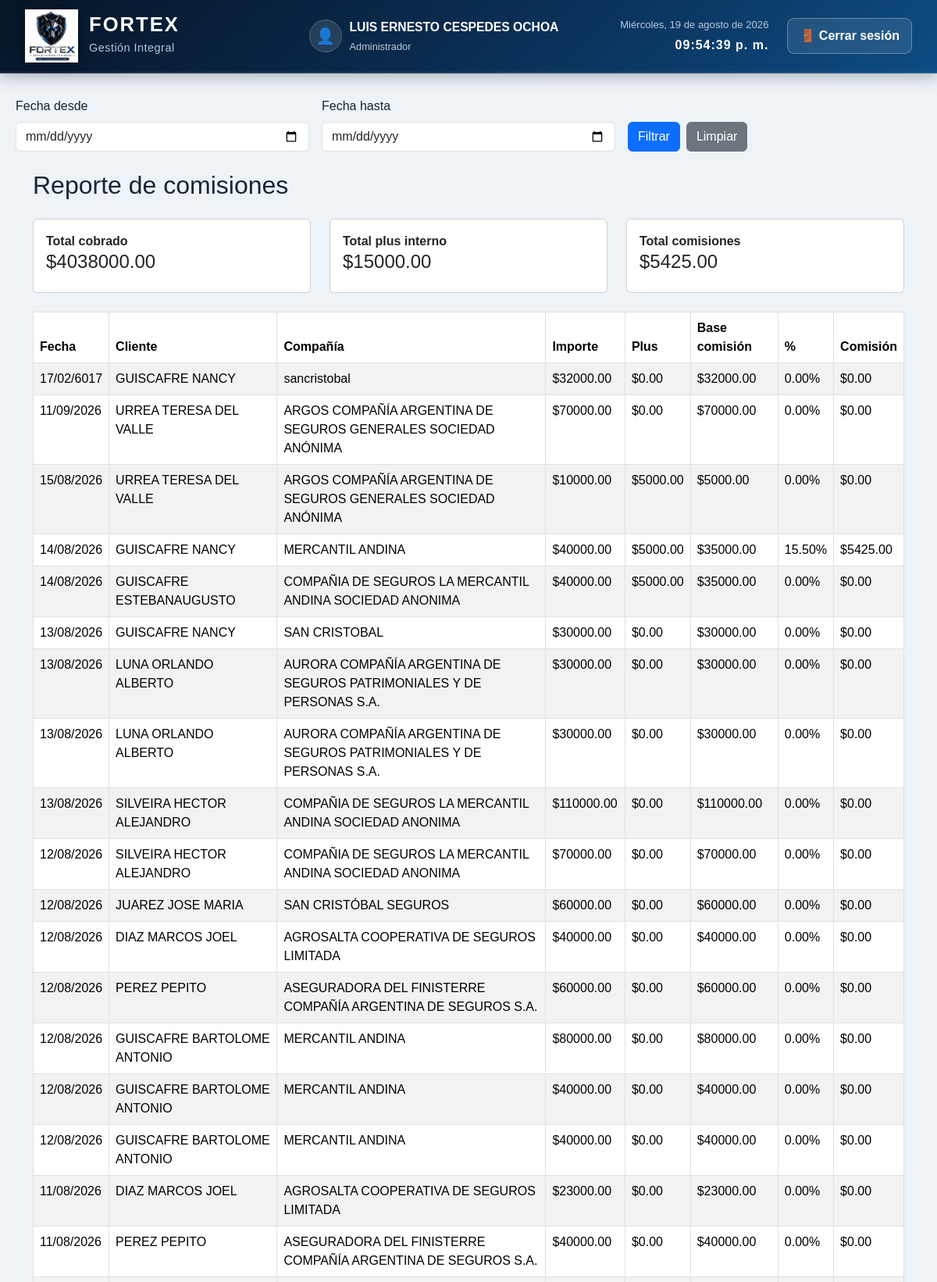
Page /reportes/comisiones/ (signed in, upper part) on the committed database.
### cobros/models.py (models this page shows, shortened)
class Cobro(models.Model):
    FORMAS_PAGO = [
        ("Efectivo", "Efectivo"),
        ("Transferencia", "Transferencia"),
        ("Débito", "Débito"),
        ("Tarjeta", "Tarjeta"),
    ]
    ESTADOS = [
        ("Pendiente", "Pendiente"),
        ("Pagado", "Pagado"),
    ]
    cliente = models.ForeignKey(
        Cliente,
        on_delete=models.CASCADE
    )
    poliza = models.ForeignKey(
        Poliza,
        on_delete=models.CASCADE
    )
    fecha_pago = models.DateField("Fecha de pago")
    importe = models.DecimalField(
        max_digits=12,
        decimal_places=2
    )
    plus = models.DecimalField(
    max_digits=12,
    decimal_places=2,
    default=0
    )
    comision = models.DecimalField(
    max_digits=12,
    decimal_places=2,
    default=0
    )
    registrado_por = models.ForeignKey(
    settings.AUTH_USER_MODEL,
    on_delete=models.PROTECT,
    null=True,
    blank=True,
    related_name="cobros_registrados",
    )
    turno = models.ForeignKey(
      "principal.TurnoCaja",
       on_delete=models.PROTECT,
       null=True,
       blank=True,
       related_name="cobros",
    )
    fecha_registro = models.DateTimeField(
    auto_now_add=True,
    null=True,
    blank=True,
    )
    cuota = models.PositiveIntegerField(default=1)
    cantidad_cuotas = models.PositiveIntegerField(default=1)
    forma_pago = models.CharField(
        max_length=30,
        choices=FORMAS_PAGO,
        default="Efectivo"
    )
    estado = models.CharField(
        max_length=20,
        choices=ESTADOS,
        default="Pagado"
    )
    observaciones = models.TextField(
        blank=True
    )
    anulado = models.BooleanField(default=False)
    fecha_anulacion = models.DateTimeField(
      null=True,
      blank=True
    )
    motivo_anulacion = models.TextField(
      blank=True
    )
    anulado_por = models.ForeignKey(
      settings.AUTH_USER_MODEL,
      on_delete=models.PROTECT,
      null=True,
      blank=True,
      related_name="cobros_anulados"
    )

### clientes/models.py (models this page shows, shortened)
class Cliente(models.Model):
    nombre = models.CharField("Nombre", max_length=100)
    apellido = models.CharField("Apellido", max_length=100)
    dni = models.CharField("DNI", max_length=20, unique=True)
    fecha_nacimiento = models.DateField(
        "Fecha de nacimiento",
        null=True,
        blank=True
    )
    whatsapp = models.CharField("WhatsApp", max_length=20, blank=True, default="")
    calle = models.CharField("Calle", max_length=150, blank=True)
    numero = models.CharField("Número", max_length=20, blank=True)
    piso = models.CharField("Piso", max_length=20, blank=True)
    departamento = models.CharField("Departamento", max_length=20, blank=True)
    barrio = models.CharField("Barrio", max_length=100, blank=True)
    codigo_postal = models.CharField("Código postal", max_length=20, blank=True)
    email = models.EmailField("Email", blank=True)
    telefono_alternativo = models.CharField(
    "Teléfono alternativo",
    max_length=30,
    blank=True
    )
    estado = models.CharField(
    "Estado",
    max_length=20,
    choices=[
        ("Activo", "Activo"),
        ("Inactivo", "Inactivo"),
        ("Prospecto", "Prospecto"),
    ],
    default="Activo"
    )
    localidad = models.CharField(
        "Localidad",
        max_length=100,
        blank=True
    )
    provincia = models.CharField(
        "Provincia",
        max_length=100,
        blank=True
    )
    observaciones = models.TextField(
        "Observaciones",
        blank=True
    )

### polizas/models.py (models this page shows, shortened)
class Poliza(models.Model):
    ESTADOS = [
    ("Al día", "Al día"),
    ("Pendiente", "Pendiente"),
    ("Morosa", "Morosa"),
    ("Vencida", "Vencida"),
    ("Anulada", "Anulada"),
    ]
    estado = models.CharField(
    max_length=20,
    choices=ESTADOS,
    default="Al día"
    )
    motivo_anulacion = models.TextField(
    blank=True,
    default="",
    )
    fecha_anulacion = models.DateTimeField(
     null=True,
     blank=True,
    )
    anulada_por = models.ForeignKey(
    settings.AUTH_USER_MODEL,
    on_delete=models.SET_NULL,
    null=True,
    blank=True,
    related_name="polizas_anuladas",
    )
    TIPOS_SEGURO = [
        ("Automotor", "Automotor"),
        ("Moto", "Moto"),
        ("Caución", "Caución"),
        ("Accidentes Personales", "Accidentes Personales"),
        ("Agro", "Agro"),
        ("Hogar", "Hogar"),
        ("Comercio", "Comercio"),
        ("Otro", "Otro"),
    ]
    PERIODICIDADES = [
        ("Mensual", "Mensual"),
        ("Bimestral", "Bimestral"),
        ("Trimestral", "Trimestral"),
        ("Cuatrimestral", "Cuatrimestral"),
        ("Semestral", "Semestral"),
        ("Anual", "Anual"),
    ]
    cliente = models.ForeignKey(
        Cliente,
        on_delete=models.CASCADE
    )
    tipo_seguro = models.CharField(
        max_length=50,
        choices=TIPOS_SEGURO,
        default="Automotor"
    )
    vehiculo = models.ForeignKey(
        Vehiculo,
        on_delete=models.SET_NULL,
        null=True,
        blank=True
    )
    compania = models.CharField(
        "Compañía",
        max_length=100
    )
    numero_poliza = models.CharField(
        "Número de póliza",
        max_length=50,
        blank=True
    )
    fecha_alta = models.DateField(
        "Fecha de alta"
    )
    fecha_fin_vigencia = models.DateField(
    "Fin de vigencia",
    null=True,
    blank=True
    )
    periodicidad = models.CharField(
        max_length=20,
        choices=PERIODICIDADES,
        default="Mensual"
    )
    cantidad_cuotas = models.PositiveIntegerField(
        "Cantidad de cuotas",
        default=1
    )
    fecha_vencimiento = models.DateField(
        "Fecha de vencimiento",
        null=True,
        blank=True
    )
    numero_cuota = models.PositiveIntegerField(
        "Número de cuota",
        default=0
    )
    estado = models.CharField(
        max_length=20,
        choices=ESTADOS,
        default="Pendiente"
    )
    observaciones = models.TextField(
        blank=True
    )
    porcentaje_comision = models.DecimalField(
    "Porcentaje de comisión",
    max_digits=5,
    decimal_places=2,
    default=0,
    blank=True
    )

### principal/views.py (the view)
# urls.py: path("reportes/comisiones/",views.reporte_comisiones,name="reporte_comisiones",),
@login_required
def reporte_comisiones(request):
    fecha_desde = request.GET.get("fecha_desde", "")
    fecha_hasta = request.GET.get("fecha_hasta", "")
    queryset = Cobro.objects.select_related("cliente", "poliza")
    if fecha_desde:
       queryset = queryset.filter(fecha_pago__gte=fecha_desde)
    if fecha_hasta:
       queryset = queryset.filter(fecha_pago__lte=fecha_hasta)
    cobros = list(
    queryset.order_by("-fecha_pago", "-id")
    )
    for cobro in cobros:
       cobro.base_comision = cobro.importe - cobro.plus
    total_importe = sum(c.importe for c in cobros)
    total_plus = sum(c.plus for c in cobros)
    total_comision = sum(c.comision for c in cobros)
    return render(
        request,
        "principal/reporte_comisiones.html",
        {
            "cobros": cobros,
            "total_importe": total_importe,
            "total_plus": total_plus,
            "total_comision": total_comision,
            "fecha_desde": fecha_desde,
            "fecha_hasta": fecha_hasta,
        },
    )

### principal/templates/principal/reporte_comisiones.html
{% extends "principal/base.html" %}
{% block content %}
<form method="get" class="row g-3 mb-4">
    <div class="col-md-4">
        <label class="form-label">Fecha desde</label>
        <input
            type="date"
            name="fecha_desde"
            class="form-control"
            value="{{ fecha_desde }}"
        >
    </div>
    <div class="col-md-4">
        <label class="form-label">Fecha hasta</label>
        <input
            type="date"
            name="fecha_hasta"
            class="form-control"
            value="{{ fecha_hasta }}"
        >
    </div>
    <div class="col-md-4 d-flex align-items-end">
        <button type="submit" class="btn btn-primary me-2">
            Filtrar
        </button>
        <a href="{% url 'reporte_comisiones' %}" class="btn btn-secondary">
            Limpiar
        </a>
    </div>
</form>
<div class="container mt-4">
    <h2 class="mb-4">Reporte de comisiones</h2>
    <div class="row mb-4">
        <div class="col-md-4">
            <div class="card p-3">
                <strong>Total cobrado</strong>
                <h4>${{ total_importe|floatformat:2 }}</h4>
            </div>
        </div>
        <div class="col-md-4">
            <div class="card p-3">
                <strong>Total plus interno</strong>
                <h4>${{ total_plus|floatformat:2 }}</h4>
            </div>
        </div>
        <div class="col-md-4">
            <div class="card p-3">
                <strong>Total comisiones</strong>
                <h4>${{ total_comision|floatformat:2 }}</h4>
            </div>
        </div>
    </div>
    <div class="table-responsive">
        <table class="table table-striped table-bordered">
            <thead>
                <tr>
                    <th>Fecha</th>
                    <th>Cliente</th>
                    <th>Compañía</th>
                    <th>Importe</th>
                    <th>Plus</th>
                    <th>Base comisión</th>
                    <th>%</th>
                    <th>Comisión</th>
                </tr>
            </thead>
            <tbody>
                {% for cobro in cobros %}
                <tr>
                    <td>{{ cobro.fecha_pago|date:"d/m/Y" }}</td>
                    <td>
                        {{ cobro.cliente.apellido }}
                        {{ cobro.cliente.nombre }}
                    </td>
                    <td>{{ cobro.poliza.compania }}</td>
                    <td>${{ cobro.importe|floatformat:2 }}</td>
                    <td>${{ cobro.plus|floatformat:2 }}</td>
                    <td>
                        ${{cobro.base_comision|floatformat:2}}</td>
                    <td>
                        {{ cobro.poliza.porcentaje_comision|floatformat:2 }}%
                    </td>
                    <td>${{ cobro.comision|floatformat:2 }}</td>
                </tr>
                {% empty %}
                <tr>
                    <td colspan="8" class="text-center">
                        No hay cobros registrados.
                    </td>
                </tr>
                {% endfor %}
            </tbody>
        </table>
    </div>
</div>
{% endblock %}

### principal/templates/principal/base.html (shortened to what this page needs)
{% load static %}
<!DOCTYPE html>
<html lang="es">
<head>
    <link href="https://cdn.jsdelivr.net/npm/bootstrap@5.3.3/dist/css/bootstrap.min.css"
      rel="stylesheet">
    <link rel="stylesheet"
          href="{% static 'principal/css/base.css' %}">
</head>
<body>
    <header class="barra-superior">
        <a href="{% url 'inicio' %}" class="marca-fortex">
            <img
                src="{% static 'principal/img/fortex_logo.png' %}"
                alt="Logo de FORTEX"
                class="logo-fortex"
            >
            <div class="nombre-marca">
                <strong>FORTEX</strong>
                <span>Gestión Integral</span>
            </div>
        </a>
        <div class="datos-usuario">
            <div class="usuario-conectado">
                <span class="icono-usuario">👤</span>
                <div>
                    <strong>
                        {% if user.get_full_name %}
                            {{ user.get_full_name }}
                        {% else %}
                            {{ user.username|capfirst }}
                        {% endif %}
                    </strong>
                    <span>
                        {% if user.is_superuser %}
                            Administrador
                        {% elif user.is_staff %}
                            Supervisor
                        {% else %}
                            Colaborador
                        {% endif %}
                    </span>
                </div>
            </div>
            <div class="fecha-hora">
                <span id="fecha-actual"></span>
                <span id="hora-actual"></span>
            </div>
            <form method="post"
                  action="{% url 'logout' %}"
                  class="formulario-salir">
                <button type="submit" class="boton-salir">
                    🚪 Cerrar sesión
                </button>
            </form>
        </div>
    </header>
    <main class="contenido-principal">
    {% block content %}
    {% endblock %}
</main>
</body>
</html>

### principal/static/principal/css/base.css (style rules this page uses)
* { margin: 0; padding: 0; box-sizing: border-box; }
:root { --azul-oscuro: #071a2f; --azul-medio: #0d3f73; --azul-claro: #1d78c1; --plateado: #dce6f0; --blanco: #ffffff; --texto-suave: #b7c9dc; --fondo: #eef3f8; }
body { min-height: 100vh; font-family: Arial, Helvetica, sans-serif; background: var(--fondo); color: #172536; }
.barra-superior { min-height: 94px; padding: 12px 32px; display: flex; align-items: center; justify-content: space-between; gap: 24px; background: linear-gradient( 135deg, #061526 0%, #0a2b4f 48%, #0d4c83 100% ); border-bottom: 2px solid rgba(255, 255, 255, 0.12); box-shadow: 0 5px 18px rgba(0, 20, 45, 0.28); }
.marca-fortex { display: flex; align-items: center; gap: 14px; color: var(--blanco); text-decoration: none; }
.logo-fortex { width: 68px; height: 68px; object-fit: contain; filter: drop-shadow(0 3px 8px rgba(0, 0, 0, 0.35)); }
.nombre-marca { display: flex; flex-direction: column; }
.nombre-marca strong { font-size: 1.6rem; letter-spacing: 2px; line-height: 1; }
.nombre-marca span { margin-top: 6px; font-size: 0.9rem; color: var(--texto-suave); letter-spacing: 0.5px; }
.datos-usuario { display: flex; align-items: center; justify-content: flex-end; gap: 24px; color: var(--blanco); }
.usuario-conectado { display: flex; align-items: center; gap: 10px; }
.icono-usuario { width: 42px; height: 42px; display: grid; place-items: center; border-radius: 50%; font-size: 1.25rem; background: rgba(255, 255, 255, 0.12); border: 1px solid rgba(255, 255, 255, 0.18); }
.usuario-conectado div { display: flex; flex-direction: column; }
.usuario-conectado strong { font-size: 0.98rem; }
.usuario-conectado div span { margin-top: 3px; font-size: 0.8rem; color: var(--texto-suave); }
.fecha-hora { min-width: 245px; display: flex; flex-direction: column; text-align: right; font-size: 0.82rem; color: var(--texto-suave); }
#hora-actual { margin-top: 4px; color: var(--blanco); font-size: 1rem; font-weight: bold; letter-spacing: 1px; }
.formulario-salir { margin: 0; }
.boton-salir { padding: 10px 15px; border: 1px solid rgba(255, 255, 255, 0.3); border-radius: 9px; color: var(--blanco); background: rgba(255, 255, 255, 0.1); font-weight: bold; cursor: pointer; transition: 0.2s ease; }
.contenido-principal { width: min(1400px, calc(100% - 40px)); margin: 30px auto; }

### rows in the picture
Cobro: fecha_pago "17/02/6017", cliente.apellido "GUISCAFRE", cliente.nombre "NANCY", poliza.compania "sancristobal", importe "32000.00", plus "0.00", base_comision "32000.00", poliza.porcentaje_comision "0.00", comision "0.00"
Cobro: fecha_pago "11/09/2026", cliente.apellido "URREA", cliente.nombre "TERESA DEL VALLE", poliza.compania "ARGOS COMPAÑÍA ARGENTINA DE SEGUROS GENERALES SOCIEDAD ANÓNIMA", importe "70000.00", plus "0.00", base_comision "70000.00", poliza.porcentaje_comision "0.00", comision "0.00"
Cobro: fecha_pago "15/08/2026", cliente.apellido "URREA", cliente.nombre "TERESA DEL VALLE", poliza.compania "ARGOS COMPAÑÍA ARGENTINA DE SEGUROS GENERALES SOCIEDAD ANÓNIMA", importe "10000.00", plus "5000.00", base_comision "5000.00", poliza.porcentaje_comision "0.00", comision "0.00"
Cobro: fecha_pago "14/08/2026", cliente.apellido "GUISCAFRE", cliente.nombre "NANCY", poliza.compania "MERCANTIL ANDINA", importe "40000.00", plus "5000.00", base_comision "35000.00", poliza.porcentaje_comision "15.50", comision "5425.00"
Cobro: fecha_pago "14/08/2026", cliente.apellido "GUISCAFRE", cliente.nombre "ESTEBANAUGUSTO", poliza.compania "COMPAÑIA DE SEGUROS LA MERCANTIL ANDINA SOCIEDAD ANONIMA", importe "40000.00", plus "5000.00", base_comision "35000.00", poliza.porcentaje_comision "0.00", comision "0.00"
Cobro: fecha_pago "13/08/2026", cliente.apellido "GUISCAFRE", cliente.nombre "NANCY", poliza.compania "SAN CRISTOBAL", importe "30000.00", plus "0.00", base_comision "30000.00", poliza.porcentaje_comision "0.00", comision "0.00"
Cobro: fecha_pago "13/08/2026", cliente.apellido "LUNA", cliente.nombre "ORLANDO ALBERTO", poliza.compania "AURORA COMPAÑÍA ARGENTINA DE SEGUROS PATRIMONIALES Y DE PERSONAS S.A.", importe "30000.00", plus "0.00", base_comision "30000.00", poliza.porcentaje_comision "0.00", comision "0.00"
Cobro: fecha_pago "13/08/2026", cliente.apellido "LUNA", cliente.nombre "ORLANDO ALBERTO", poliza.compania "AURORA COMPAÑÍA ARGENTINA DE SEGUROS PATRIMONIALES Y DE PERSONAS S.A.", importe "30000.00", plus "0.00", base_comision "30000.00", poliza.porcentaje_comision "0.00", comision "0.00"
Cobro: fecha_pago "13/08/2026", cliente.apellido "SILVEIRA", cliente.nombre "HECTOR ALEJANDRO", poliza.compania "COMPAÑIA DE SEGUROS LA MERCANTIL ANDINA SOCIEDAD ANONIMA", importe "110000.00", plus "0.00", base_comision "110000.00", poliza.porcentaje_comision "0.00", comision "0.00"
Cobro: fecha_pago "12/08/2026", cliente.apellido "SILVEIRA", cliente.nombre "HECTOR ALEJANDRO", poliza.compania "COMPAÑIA DE SEGUROS LA MERCANTIL ANDINA SOCIEDAD ANONIMA", importe "70000.00", plus "0.00", base_comision "70000.00", poliza.porcentaje_comision "0.00", comision "0.00"
Cobro: fecha_pago "12/08/2026", cliente.apellido "JUAREZ", cliente.nombre "JOSE MARIA", poliza.compania "SAN CRISTÓBAL SEGUROS", importe "60000.00", plus "0.00", base_comision "60000.00", poliza.porcentaje_comision "0.00", comision "0.00"
Cobro: fecha_pago "12/08/2026", cliente.apellido "DIAZ", cliente.nombre "MARCOS JOEL", poliza.compania "AGROSALTA COOPERATIVA DE SEGUROS LIMITADA", importe "40000.00", plus "0.00", base_comision "40000.00", poliza.porcentaje_comision "0.00", comision "0.00"
Cobro: fecha_pago "12/08/2026", cliente.apellido "PEREZ", cliente.nombre "PEPITO", poliza.compania "ASEGURADORA DEL FINISTERRE COMPAÑÍA ARGENTINA DE SEGUROS S.A.", importe "60000.00", plus "0.00", base_comision "60000.00", poliza.porcentaje_comision "0.00", comision "0.00"
Cobro: fecha_pago "12/08/2026", cliente.apellido "GUISCAFRE", cliente.nombre "BARTOLOME ANTONIO", poliza.compania "MERCANTIL ANDINA", importe "80000.00", plus "0.00", base_comision "80000.00", poliza.porcentaje_comision "0.00", comision "0.00"
Cobro: fecha_pago "12/08/2026", cliente.apellido "GUISCAFRE", cliente.nombre "BARTOLOME ANTONIO", poliza.compania "MERCANTIL ANDINA", importe "40000.00", plus "0.00", base_comision "40000.00", poliza.porcentaje_comision "0.00", comision "0.00"
Cobro: fecha_pago "12/08/2026", cliente.apellido "GUISCAFRE", cliente.nombre "BARTOLOME ANTONIO", poliza.compania "MERCANTIL ANDINA", importe "40000.00", plus "0.00", base_comision "40000.00", poliza.porcentaje_comision "0.00", comision "0.00"
Cobro: fecha_pago "11/08/2026", cliente.apellido "DIAZ", cliente.nombre "MARCOS JOEL", poliza.compania "AGROSALTA COOPERATIVA DE SEGUROS LIMITADA", importe "23000.00", plus "0.00", base_comision "23000.00", poliza.porcentaje_comision "0.00", comision "0.00"
Cobro: fecha_pago "11/08/2026", cliente.apellido "PEREZ", cliente.nombre "PEPITO", poliza.compania "ASEGURADORA DEL FINISTERRE COMPAÑÍA ARGENTINA DE SEGUROS S.A.", importe "40000.00", plus "0.00", base_comision "40000.00", poliza.porcentaje_comision "0.00", comision "0.00"

### other values in the picture
{{ user.get_full_name }} "LUIS ERNESTO CESPEDES OCHOA"
{{ total_importe|floatformat:2 }} "4038000.00"
{{ total_plus|floatformat:2 }} "15000.00"
{{ total_comision|floatformat:2 }} "5425.00"
